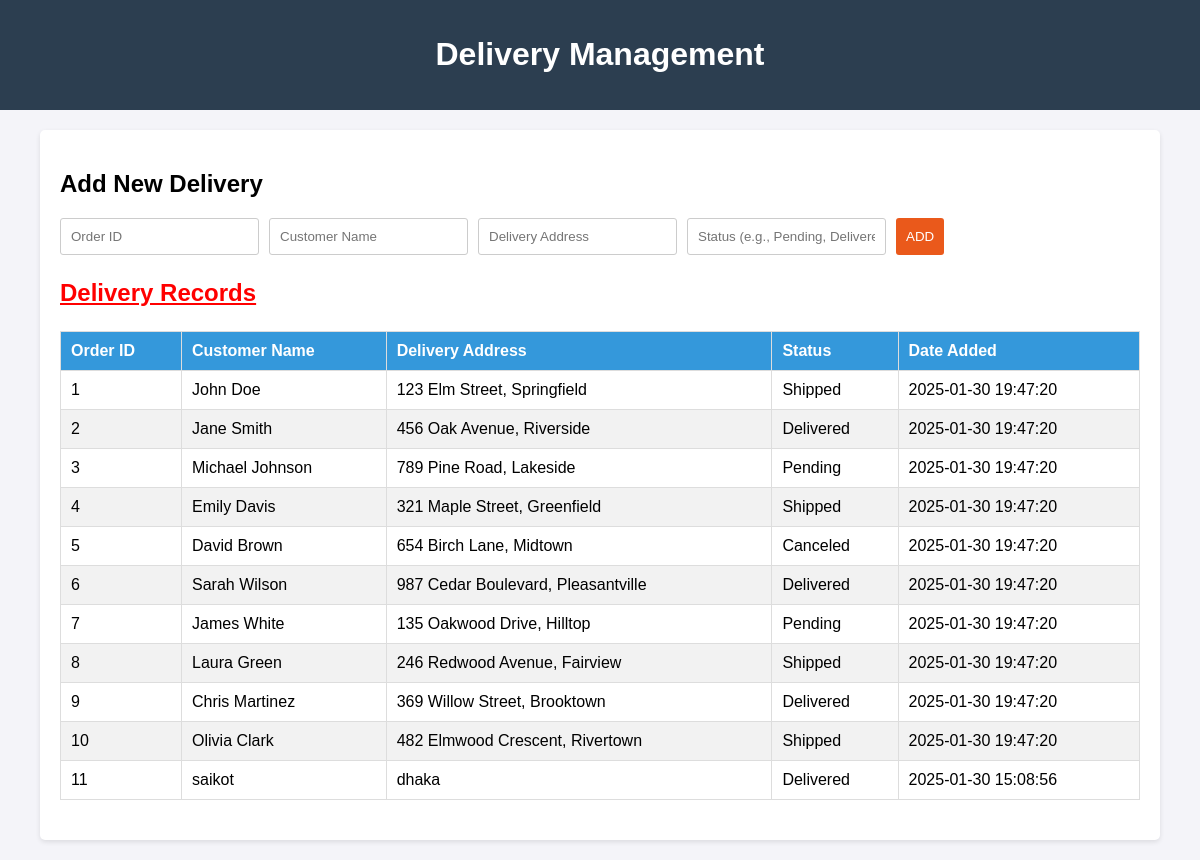
Page /admin/delivery.php on the committed database.
### tables this page shows
CREATE TABLE `deliveries` (
  `order_id` int(11) NOT NULL,
  `customer_name` varchar(255) NOT NULL,
  `delivery_address` text NOT NULL,
  `delivery_status` enum('Pending','Shipped','Delivered','Canceled') NOT NULL,
  `date_added` timestamp NOT NULL DEFAULT current_timestamp()
);

### admin/delivery.php (the view, shortened to what this page needs)
<!DOCTYPE html>
<html lang="en">
<head>
</head>
<body>
    <header>
        <h1>Delivery Management</h1>
    </header>
    <div class="container">
        <div class="form-section">
            <h2>Add New Delivery</h2>
            <form method="POST" action="">
                <input type="text" name="order_id" placeholder="Order ID" required>
                <input type="text" name="customer_name" placeholder="Customer Name" required>
                <input type="text" name="delivery_address" placeholder="Delivery Address" required>
                <input type="text" name="delivery_status" placeholder="Status (e.g., Pending, Delivered)" required>
                <button type="submit" name="add_delivery">ADD</button>
            </form>
        </div>
        <h2><p style="color:red"><u>Delivery Records</u></p></h2>
        <table class="table">
            <thead>
                <tr>
                    <th>Order ID</th>
                    <th>Customer Name</th>
                    <th>Delivery Address</th>
                    <th>Status</th>
                    <th>Date Added</th>
                </tr>
            </thead>
            <tbody>
                <?php
                $conn = new mysqli('localhost', 'root', '', 'delivery_db');
                $result = $conn->query("SELECT * FROM deliveries ORDER BY date_added DESC");
                if ($result->num_rows > 0) {
                    while ($row = $result->fetch_assoc()) {
                        echo "<tr>";
                        echo "<td>{$row['order_id']}</td>";
                        echo "<td>{$row['customer_name']}</td>";
                        echo "<td>{$row['delivery_address']}</td>";
                        echo "<td>{$row['delivery_status']}</td>";
                        echo "<td>{$row['date_added']}</td>";
                        echo "</tr>";
                    }
                } else {
                    echo "<tr><td colspan='5'>No delivery records found.</td></tr>";
                }
                ?>
            </tbody>
        </table>
    </div>
</body>
</html>

### admin/delivery.php (style rules this page uses)
body { font-family: Arial, sans-serif; margin: 0; padding: 0; background-color: #f4f4f9; }
header { background-color: #2c3e50; color: white; padding: 15px; text-align: center; }
.container { margin: 20px auto; width: 90%; max-width: 1200px; background: white; border-radius: 5px; box-shadow: 0 2px 5px rgba(0, 0, 0, 0.1); padding: 20px; }
.table { width: 100%; border-collapse: collapse; margin-bottom: 20px; }
.table th, .table td { border: 1px solid #ddd; padding: 10px; text-align: left; }
.table th { background-color: #3498db; color: white; }
.table tr:nth-child(even) { background-color: #f2f2f2; }
.form-section { margin-bottom: 20px; }
.form-section form { display: flex; gap: 10px; flex-wrap: wrap; }
.form-section input, .form-section button { padding: 10px; border: 1px solid #ccc; border-radius: 3px; }
.form-section button { background-color: rgb(234, 89, 27); color: white; border: none; cursor: pointer; }

### rows in the picture
deliveries: order_id "1", customer_name "John Doe", delivery_address "123 Elm Street, Springfield", delivery_status "Shipped", date_added "2025-01-30 19:47:20"
deliveries: order_id "2", customer_name "Jane Smith", delivery_address "456 Oak Avenue, Riverside", delivery_status "Delivered", date_added "2025-01-30 19:47:20"
deliveries: order_id "3", customer_name "Michael Johnson", delivery_address "789 Pine Road, Lakeside", delivery_status "Pending", date_added "2025-01-30 19:47:20"
deliveries: order_id "4", customer_name "Emily Davis", delivery_address "321 Maple Street, Greenfield", delivery_status "Shipped", date_added "2025-01-30 19:47:20"
deliveries: order_id "5", customer_name "David Brown", delivery_address "654 Birch Lane, Midtown", delivery_status "Canceled", date_added "2025-01-30 19:47:20"
deliveries: order_id "6", customer_name "Sarah Wilson", delivery_address "987 Cedar Boulevard, Pleasantville", delivery_status "Delivered", date_added "2025-01-30 19:47:20"
deliveries: order_id "7", customer_name "James White", delivery_address "135 Oakwood Drive, Hilltop", delivery_status "Pending", date_added "2025-01-30 19:47:20"
deliveries: order_id "8", customer_name "Laura Green", delivery_address "246 Redwood Avenue, Fairview", delivery_status "Shipped", date_added "2025-01-30 19:47:20"
deliveries: order_id "9", customer_name "Chris Martinez", delivery_address "369 Willow Street, Brooktown", delivery_status "Delivered", date_added "2025-01-30 19:47:20"
deliveries: order_id "10", customer_name "Olivia Clark", delivery_address "482 Elmwood Crescent, Rivertown", delivery_status "Shipped", date_added "2025-01-30 19:47:20"
deliveries: order_id "11", customer_name "saikot", delivery_address "dhaka", delivery_status "Delivered", date_added "2025-01-30 15:08:56"
